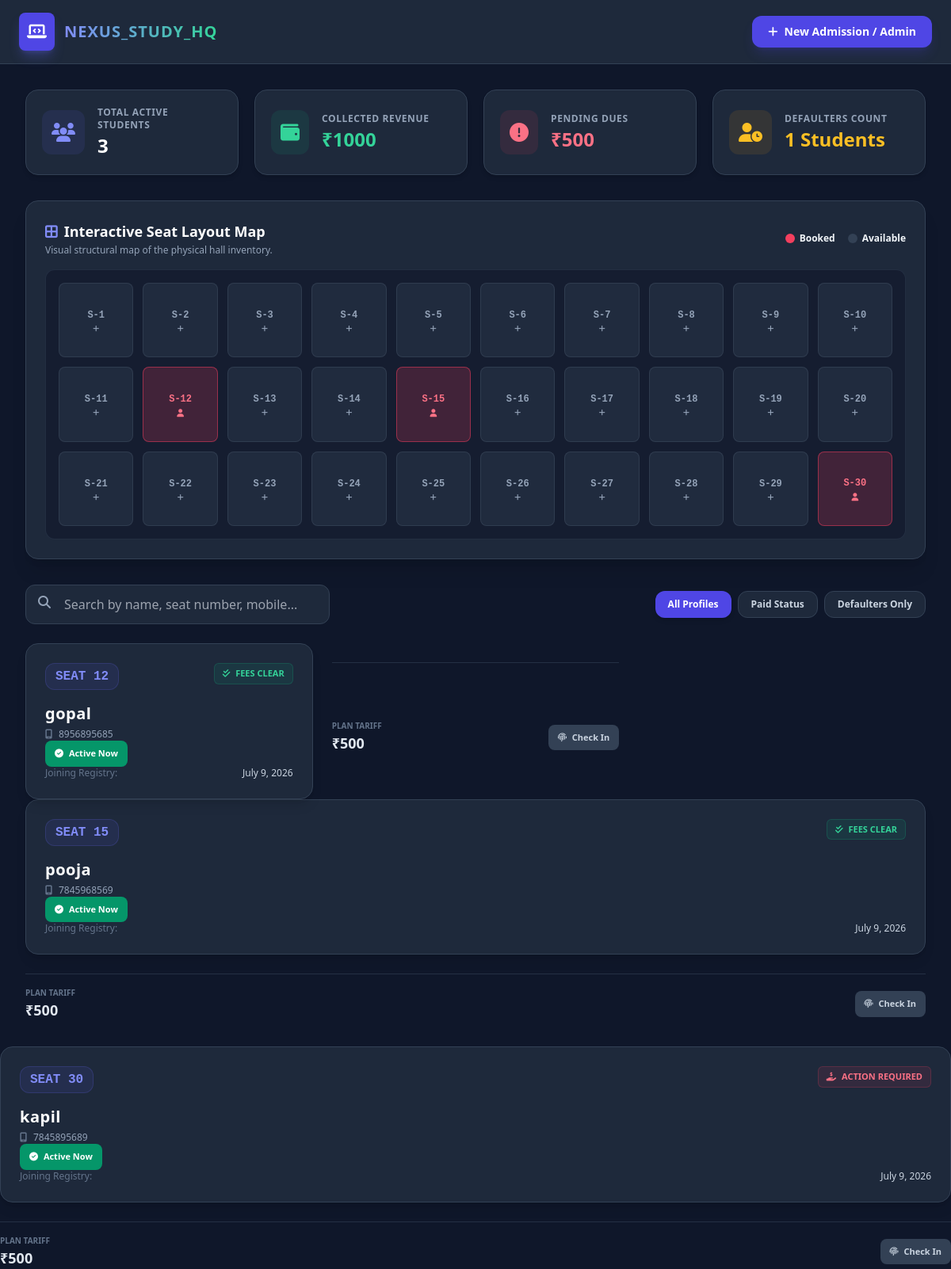
The page / on the database its author committed.
### books/models.py (models this page shows, shortened)
class Student(models.Model):
    PLAN_CHOICES = [
        ('6_HOURS', '6 Hours Shift'),
        ('12_HOURS', '12 Hours Shift'),
        ('FULL_DAY', '24 Hours Full Day'),
    ]
    name = models.CharField(max_length=100)
    mobile = models.CharField(max_length=15, unique=True)
    joined_date = models.DateField(default=timezone.now)
    seat_number = models.IntegerField(unique=True) # Har bache ki apni fixed seat
    shift_plan = models.CharField(max_length=20, choices=PLAN_CHOICES, default='12_HOURS')
    monthly_fees = models.IntegerField(default=1000) # Kitni fees h
    is_fees_paid = models.BooleanField(default=True) # Fees status

### books/views.py (the view)
# urls.py: path('', views.student_dashboard, name='student_dashboard'),
def student_dashboard(request):
    students = Student.objects.all().order_by('seat_number')
    total_students = students.count()
    total_revenue = students.filter(is_fees_paid=True).aggregate(Sum('monthly_fees'))['monthly_fees__sum'] or 0
    total_pending = students.filter(is_fees_paid=False).aggregate(Sum('monthly_fees'))['monthly_fees__sum'] or 0
    defaulters_count = students.filter(is_fees_paid=False).count()
    today = datetime.date.today()
    checked_in_today = Attendance.objects.filter(date=today, is_present=True).values_list('student_id', flat=True)
    seat_map = []
    booked_seats = {s.seat_number: s for s in students}
    for seat_no in range(1, 31):
        if seat_no in booked_seats:
            seat_map.append({
                'number': seat_no,
                'is_booked': True,
                'student': booked_seats[seat_no]
            })
        else:
            seat_map.append({
                'number': seat_no,
                'is_booked': False,
                'student': None
            })
    context = {
        'students': students,
        'total_students': total_students,
        'total_revenue': total_revenue,
        'total_pending': total_pending,
        'defaulters_count': defaulters_count,
        'seat_map': seat_map,
        'checked_in_today': checked_in_today,
    }
    return render(request, 'books/book_list.html', context)

### books/templates/books/book_list.html (shortened to what this page needs)
<!DOCTYPE html>
<html lang="en">
<head>
    <script src="https://cdn.tailwindcss.com"></script>
    <link rel="stylesheet" href="https://cdnjs.cloudflare.com/ajax/libs/font-awesome/6.4.0/css/all.min.css">
</head>
<body class="bg-slate-900 text-slate-100 min-h-screen font-sans">
    <nav class="bg-slate-800 border-b border-slate-700 px-6 py-4 flex justify-between items-center sticky top-0 z-50">
        <div class="flex items-center space-x-3">
            <div class="bg-indigo-600 p-2.5 rounded-lg text-white shadow-lg shadow-indigo-500/30">
                <i class="fa-solid fa-laptop-code text-xl"></i>
            </div>
            <span class="text-xl font-bold tracking-wider bg-gradient-to-r from-indigo-400 to-emerald-400 bg-clip-text text-transparent">NEXUS_STUDY_HQ</span>
        </div>
        <div>
            <a href="/admin" target="_blank" class="bg-indigo-600 hover:bg-indigo-500 text-white px-5 py-2.5 rounded-xl text-sm font-semibold transition-all duration-200 shadow-lg shadow-indigo-600/20 flex items-center gap-2">
                <i class="fa-solid fa-plus"></i> New Admission / Admin
            </a>
        </div>
    </nav>
    <div class="max-w-7xl mx-auto px-4 sm:px-6 lg:px-8 py-8">
        <div class="grid grid-cols-1 sm:grid-cols-2 lg:grid-cols-4 gap-5 mb-8">
            <div class="bg-slate-800 p-5 rounded-2xl border border-slate-700 shadow-md flex items-center space-x-4">
                <div class="p-3 bg-indigo-500/10 rounded-xl text-indigo-400"><i class="fa-solid fa-users text-2xl"></i></div>
                <div><p class="text-xs text-slate-400 font-bold uppercase tracking-wider">Total Active Students</p><h3 class="text-2xl font-black mt-0.5 text-white">{{ total_students }}</h3></div>
            </div>
            <div class="bg-slate-800 p-5 rounded-2xl border border-slate-700 shadow-md flex items-center space-x-4">
                <div class="p-3 bg-emerald-500/10 rounded-xl text-emerald-400"><i class="fa-solid fa-wallet text-2xl"></i></div>
                <div><p class="text-xs text-slate-400 font-bold uppercase tracking-wider">Collected Revenue</p><h3 class="text-2xl font-black mt-0.5 text-emerald-400">₹{{ total_revenue }}</h3></div>
            </div>
            <div class="bg-slate-800 p-5 rounded-2xl border border-slate-700 shadow-md flex items-center space-x-4">
                <div class="p-3 bg-rose-500/10 rounded-xl text-rose-400"><i class="fa-solid fa-circle-exclamation text-2xl"></i></div>
                <div><p class="text-xs text-slate-400 font-bold uppercase tracking-wider">Pending Dues</p><h3 class="text-2xl font-black mt-0.5 text-rose-400">₹{{ total_pending }}</h3></div>
            </div>
            <div class="bg-slate-800 p-5 rounded-2xl border border-slate-700 shadow-md flex items-center space-x-4">
                <div class="p-3 bg-amber-500/10 rounded-xl text-amber-400"><i class="fa-solid fa-user-clock text-2xl"></i></div>
                <div><p class="text-xs text-slate-400 font-bold uppercase tracking-wider">Defaulters Count</p><h3 class="text-2xl font-black mt-0.5 text-amber-400">{{ defaulters_count }} Students</h3></div>
            </div>
        </div>
        <div class="mb-8 bg-slate-800 p-6 rounded-2xl border border-slate-700 shadow-xl">
            <div class="flex justify-between items-center mb-4">
                <div>
                    <h2 class="text-lg font-bold text-white flex items-center gap-2">
                        <i class="fa-solid fa-border-all text-indigo-400"></i> Interactive Seat Layout Map
                    </h2>
                    <p class="text-xs text-slate-400 mt-0.5">Visual structural map of the physical hall inventory.</p>
                </div>
                <div class="flex gap-4 text-xs font-semibold">
                    <span class="flex items-center gap-1.5"><span class="w-3 h-3 bg-rose-500 rounded-md"></span> Booked</span>
                    <span class="flex items-center gap-1.5"><span class="w-3 h-3 bg-slate-700 rounded-md"></span> Available</span>
                </div>
            </div>
            <div class="grid grid-cols-5 sm:grid-cols-6 md:grid-cols-10 gap-3 bg-slate-900/60 p-4 rounded-xl border border-slate-700/50">
                {% for seat in seat_map %}
                    {% if seat.is_booked %}
                        <div class="aspect-square bg-rose-500/20 border border-rose-500/50 text-rose-400 rounded-lg flex flex-col items-center justify-center cursor-pointer hover:scale-105 transition-all group relative" title="Booked by {{ seat.student.name }}">
                            <span class="text-xs font-bold font-mono">S-{{ seat.number }}</span>
                            <i class="fa-solid fa-user text-[10px] mt-1"></i>
                        </div>
                    {% else %}
                        <a href="/admin/books/student/add/" target="_blank" class="aspect-square bg-slate-700/40 border border-slate-600/40 text-slate-400 hover:text-emerald-400 hover:bg-emerald-500/10 hover:border-emerald-500/50 rounded-lg flex flex-col items-center justify-center hover:scale-105 transition-all">
                            <span class="text-xs font-bold font-mono">S-{{ seat.number }}</span>
                            <i class="fa-solid fa-plus text-[9px] mt-1"></i>
                        </a>
                    {% endif %}
                {% endfor %}
            </div>
        </div>
        <div class="mb-6 flex flex-col md:flex-row gap-4 items-center justify-between">
            <div class="relative w-full md:w-96">
                <i class="fa-solid fa-magnifying-glass absolute left-4 top-3.5 text-slate-400"></i>
                <input type="text" id="studentSearch" placeholder="Search by name, seat number, mobile..." class="w-full bg-slate-800 border border-slate-700 rounded-xl pl-12 pr-4 py-3 text-slate-200 focus:outline-none focus:border-indigo-500 transition-all">
            </div>
            <div class="flex gap-2">
                <button onclick="filterPaid('all')" class="bg-indigo-600 text-white px-4 py-2 rounded-xl text-xs font-bold transition-all shadow-md">All Profiles</button>
                <button onclick="filterPaid('paid')" class="bg-slate-800 hover:bg-slate-700 text-slate-300 px-4 py-2 rounded-xl text-xs font-bold border border-slate-700">Paid Status</button>
                <button onclick="filterPaid('unpaid')" class="bg-slate-800 hover:bg-slate-700 text-slate-300 px-4 py-2 rounded-xl text-xs font-bold border border-slate-700">Defaulters Only</button>
            </div>
        </div>
        <div class="grid grid-cols-1 md:grid-cols-2 lg:grid-cols-3 gap-6" id="studentGrid">
            {% for student in students %}
                <div class="bg-slate-800 border border-slate-700 rounded-2xl p-6 shadow-lg hover:shadow-2xl transition-all duration-300 flex flex-col justify-between group" data-paid="{{ student.is_fees_paid|yesno:'paid,unpaid' }}">
                    <div>
                        <div class="flex justify-between items-start mb-4">
                            <span class="text-md font-extrabold font-mono text-indigo-400 bg-indigo-500/10 px-3 py-1 rounded-xl border border-indigo-500/20">
                                SEAT {{ student.seat_number }}
                            </span>
                            {% if student.is_fees_paid %}
                                <span class="text-[11px] font-bold uppercase bg-emerald-500/10 text-emerald-400 border border-emerald-500/20 px-2.5 py-1 rounded-md">
                                    <i class="fa-solid fa-check-double mr-1"></i> Fees Clear
                                </span>
                            {% else %}
                                <span class="text-[11px] font-bold uppercase bg-rose-500/10 text-rose-400 border border-rose-500/20 px-2.5 py-1 rounded-md animate-pulse">
                                    <i class="fa-solid fa-hand-holding-dollar mr-1"></i> Action Required
                                </span>
                            {% endif %}
                        </div>
                        <h2 class="text-xl font-bold text-white tracking-wide group-hover:text-indigo-400 transition-colors">{{ student.name }}</h2>
                        <p class="text-slate-400 text-xs flex items-center gap-2 mt-1">
                            <i class="fa-solid fa-mobile-screen text-slate-500"></i> {{ student.mobile }}
                        </p>
                        <div class="flex gap-1.5">
                            {% if student.id in checked_in_today %}
                                <button onclick="toggleAttendance(this, '{{ student.id }}')" class="bg-emerald-600 text-white text-[11px] font-bold px-3 py-2 rounded-lg transition-all">
                                    <i class="fa-solid fa-circle-check mr-1"></i> Active Now
                                </button>
                            {% else %}
                                <button onclick="toggleAttendance(this, '{{ student.id }}')" class="bg-slate-700 text-slate-300 text-[11px] font-bold px-3 py-2 rounded-lg transition-all">
                                    <i class="fa-solid fa-fingerprint mr-1"></i> Check In
                                </button>
                            {% endif %}
                        </div>
                            <div class="flex justify-between text-xs">
                                <span class="text-slate-500">Joining Registry:</span>
                                <span class="text-slate-300">{{ student.joined_date }}</span>
                            </div>
                        </div>
                    </div>
                    <div class="mt-6 pt-4 border-t border-slate-700/60 flex items-center justify-between">
                        <div>
                            <p class="text-[10px] text-slate-500 uppercase font-bold">Plan Tariff</p>
                            <p class="text-lg font-black text-slate-200">₹{{ student.monthly_fees }}</p>
                        </div>
                        <div class="flex gap-1.5">
                            <button onclick="toggleAttendance(this)" class="bg-slate-700 hover:bg-emerald-600 hover:text-white text-slate-300 text-[11px] font-bold px-3 py-2 rounded-lg transition-all">
                                <i class="fa-solid fa-fingerprint mr-1"></i> Check In
                            </button>
                        </div>
                    </div>
                </div>
            {% endfor %}
</body>
</html>

### rows shown on the page
Student: number "12", seat_number "12", is_fees_paid True (drawn), name "gopal", mobile "8956895685", joined_date "July 9, 2026", monthly_fees "500"
Student: number "15", seat_number "15", is_fees_paid True (drawn), name "pooja", mobile "7845968569", joined_date "July 9, 2026", monthly_fees "500"
Student: number "30", seat_number "30", is_fees_paid False (drawn), name "kapil", mobile "7845895689", joined_date "July 9, 2026", monthly_fees "500"

### other values the page prints
{{ total_students }} "3"
{{ total_revenue }} "1000"
{{ total_pending }} "500"
{{ defaulters_count }} "1"
{{ seat.number }} "1" "2" "3" "4" "5" "6" "7" "8" "9" "10" "11" "13" "14" "16" "17" "18" "19" "20" "21" "22" "23" "24" "25" "26" "27" "28" "29"
